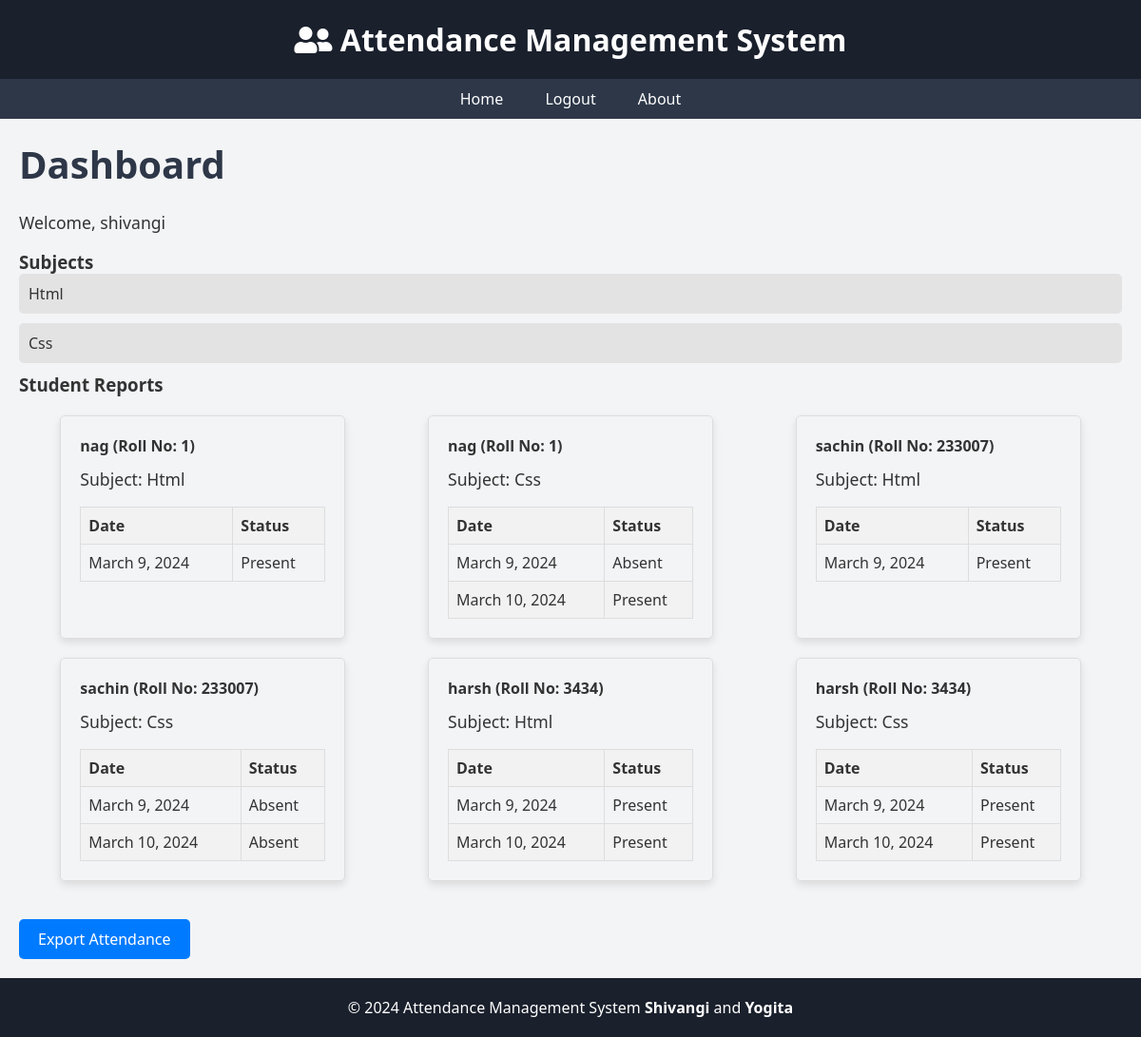
The app's page /dashboard/ (signed in) with its own data.
### StudentManagementSystem/models.py (models this page shows, shortened)
class Subject(models.Model):
    subject_id = models.CharField(max_length=10, unique=True)
    subject_name = models.CharField(max_length=100)

class Student(models.Model):
    roll_no = models.CharField(max_length=10, unique=True)
    name = models.CharField(max_length=100)
    section = models.ForeignKey(Class, on_delete=models.CASCADE)

class Attendance(models.Model):
    STATUS_CHOICES = [
        ('Present', 'Present'),
        ('Absent', 'Absent'),
    ]
    student = models.ForeignKey(Student, on_delete=models.CASCADE)
    subject = models.ForeignKey(Subject, on_delete=models.CASCADE)
    date = models.DateField()
    status = models.CharField(max_length=10, choices=STATUS_CHOICES)

### StudentManagementSystem/views.py (the view)
# urls.py: path('dashboard/', dashboard, name='dashboard'),
@login_required
def dashboard(request):
    teacher = request.user.teacher
    subjects = Subject.objects.filter(teacher=teacher)
    students = Student.objects.filter(section__subjects__in=subjects)
    student_reports = []
    processed_combinations = set()  # Keep track of processed combinations
    for student in students:
        for subject in subjects:
            combination = (student.id, subject.id)
            if combination not in processed_combinations:
                attendance_records = Attendance.objects.filter(student=student, subject=subject).order_by('date')
                if attendance_records:
                    student_reports.append({'student': student, 'subject': subject, 'attendance_records': attendance_records})
                    processed_combinations.add(combination)
    return render(request, 'dashboard.html', {'subjects': subjects, 'student_reports': student_reports})

### templates/dashboard.html (shortened to what this page needs)
{% extends 'base.html' %}
{% block content %}
<h2>Dashboard</h2>
<p>Welcome, {{ user.username }}</p>
<h3>Subjects</h3>
<ul class="subject-list">
    {% for subject in subjects %}
        <li><a href="{% url 'subject_details' subject.id %}" class="{% if subject.subject_name == 'Web3' %}subject-web3{% elif subject.subject_name == 'Best CSS' %}subject-best-css{% endif %}">{{ subject.subject_name }}</a></li>
    {% endfor %}
</ul>
<h3>Student Reports</h3>
<div class="card-container">
    {% for student_report in student_reports %}
        <div class="card">
            <h4>{{ student_report.student.name }} (Roll No: {{ student_report.student.roll_no }})</h4>
           <p>Subject: {{ student_report.subject.subject_name }}</p>
            <table class="attendance-table">
                <thead>
                    <tr>
                        <th>Date</th>
                        <th>Status</th>
                    </tr>
                </thead>
                <tbody>
                    {% for record in student_report.attendance_records %}
                        <tr>
                            <td>{{ record.date }}</td>
                            <td>{{ record.status }}</td>
                        </tr>
                    {% endfor %}
                </tbody>
            </table>
        </div>
    {% endfor %}
</div>
<a href="{% url 'export_attendance' %}" class="btn">Export Attendance</a>
{% endblock %}

### templates/base.html (shortened to what this page needs)
<!DOCTYPE html>
<html lang="en">
<head>
    <link rel="stylesheet" href="https://cdnjs.cloudflare.com/ajax/libs/font-awesome/5.15.4/css/all.min.css">
</head>
<body>
    <header>
        <div class="container">
            <h1><i class="fas fa-user-friends"></i> Attendance Management System</h1>
        </div>
    </header>
    <nav>
        <div class="container">
            <ul>
                {% if user.is_authenticated %}
                <li><a href="/dashboard">Home</a></li>
                <li><a href="/logout">Logout</a></li>
                {% else %}
                <li><a href="/">Home</a></li>
                <li><a href="/login">Login</a></li>
                {% endif %}
                <li><a href="/about">About</a></li>
            </ul>
        </div>
    </nav>
    <main>
        <div class="container">
            {% block content %}{% endblock %}
        </div>
    </main>
    <footer>
        <div class="container">
            <p>&copy; 2024 Attendance Management System <span>Shivangi</span> and <span>Yogita</span></p>
        </div>
    </footer>
</body>
</html>

### templates/base.html (style rules this page uses)
* { box-sizing: border-box; margin: 0; padding: 0; }
body { font-family: 'Segoe UI', sans-serif; background-color: #f3f4f6; color: #333; min-height: 100vh; display: flex; flex-direction: column; }
.container { max-width: 1200px; margin: 0 auto; padding: 0 20px; }
header, footer { background-color: #1a202c; color: #fff; padding: 20px 0; text-align: center; flex-shrink: 0; }
nav { background-color: #2d3748; padding: 10px 0; text-align: center; }
nav ul { list-style-type: none; }
nav ul li { display: inline; margin: 0 10px; }
nav ul li a { color: #fff; text-decoration: none; padding: 5px 10px; border-radius: 5px; transition: all 0.3s ease; }
main { flex-grow: 1; padding: 20px 0; }
main h2 { font-size: 2.5rem; margin-bottom: 20px; color: #2d3748; }
main p { font-size: 1.1rem; line-height: 1.6; margin-bottom: 15px; }
footer p span { font-weight: bold; }

### templates/dashboard.html (style rules this page uses)
.card-container { display: flex; flex-wrap: wrap; justify-content: space-around; margin-top: 20px; }
.card { width: 300px; border: 1px solid #ddd; border-radius: 5px; box-shadow: 0 4px 8px rgba(0, 0, 0, 0.1); padding: 20px; margin-bottom: 20px; }
.card h4 { margin-bottom: 10px; }
.attendance-table { width: 100%; border-collapse: collapse; }
.attendance-table th, .attendance-table td { border: 1px solid #ddd; padding: 8px; text-align: left; }
.attendance-table th { background-color: #f2f2f2; }
.attendance-table tbody tr:nth-child(even) { background-color: #f2f2f2; }
.subject-list { list-style-type: none; padding: 0; margin: 0; }
.subject-list li { margin-bottom: 10px; }
.subject-list li a { text-decoration: none; display: block; padding: 10px; border-radius: 5px; color: #333; background-color: #e3e3e3; }
.btn { display: inline-block; padding: 10px 20px; background-color: #007bff; color: #fff; text-decoration: none; border-radius: 5px; transition: background-color 0.3s ease; margin-top: 20px; }

### records on screen
Subject: subject_name "Html"
Subject: subject_name "Css"
Student: student.name "nag", student.roll_no "1", subject.subject_name "Html", subject.subject_name "Css"
Attendance: date "March 9, 2024", status "Present"
Attendance: date "March 9, 2024", status "Absent"
Attendance: date "March 10, 2024", status "Present"
Student: student.name "sachin", student.roll_no "233007", subject.subject_name "Html", subject.subject_name "Css"
Attendance: date "March 9, 2024", status "Present"
Attendance: date "March 9, 2024", status "Absent"
Attendance: date "March 10, 2024", status "Absent"
Student: student.name "harsh", student.roll_no "3434", subject.subject_name "Html", subject.subject_name "Css"
Attendance: date "March 9, 2024", status "Present"
Attendance: date "March 10, 2024", status "Present"
Attendance: date "March 9, 2024", status "Present"
Attendance: date "March 10, 2024", status "Present"

### other values on screen
{{ user.username }} "shivangi"
